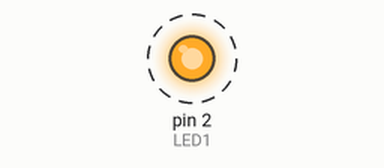
Bench run of a sketch on a simulated Arduino Uno, built with avr-gcc and run on an emulated ATmega328P. Shown: output pins drawn as LEDs (lit = HIGH). Dashed ring = blinking.

Above: at 0.05 s.
Timing chart, 0 to 3.0 s (numbered marks = the images above):
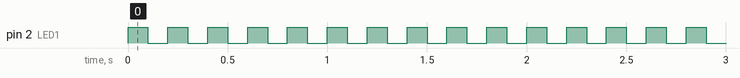

The sketch:

LED_Test.ino
```cpp
const short int LED1 = 2;

void setup() {
  // put your setup code here, to run once:
  pinMode(LED1, OUTPUT);
}

void loop() {
  digitalWrite(LED1, HIGH);   // LED 를 켭니다. (HIGH 는 전압을 의미합니다.)
  delay(100);                       // 1초동안 대기합니다.
  digitalWrite(LED1, LOW);    // 전압을 LOW 로 설정하여 LED 를 끕니다.
  delay(100);                       // 1초동안 대기합니다.
}
```

Measured:
- by itself, pin 2 (LED1): alternates HIGH for 0.10 s and LOW for 0.10 s
